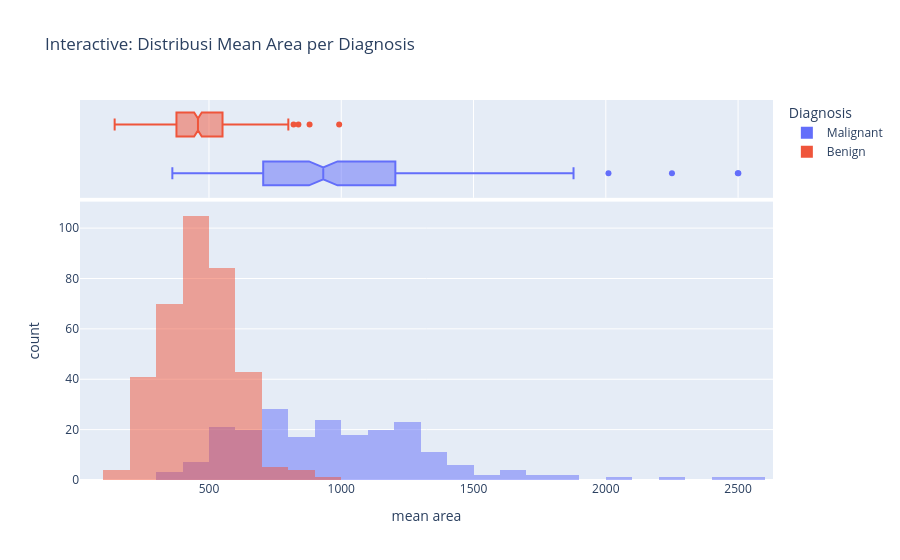

Notebook code cell kept with this figure:
### Code cell
# Interactive chart 2
fig2 = px.histogram(
    df, x="mean area", color="Diagnosis",
    marginal="box", barmode="overlay",
    title="Interactive: Distribusi Mean Area per Diagnosis"
)
fig2.show()

### Figure 1 — Plotly figure (JSON) as saved in the notebook; plotly's stock layout.template omitted (floating-point values rounded to 4 significant figures; data arrays with more than 128 entries replaced by an {"elided": "..."} marker saying what was removed)
{"data": [{"bingroup": "x", "hovertemplate": "Diagnosis=Malignant<br>mean area=%{x}<br>count=%{y}<extra></extra>", "legendgroup": "Malignant", "marker": {"color": "#636efa", "opacity": 0.5, "pattern": {"shape": ""}}, "name": "Malignant", "orientation": "v", "showlegend": true, "type": "histogram", "x": {"elided": "212 float values"}, "xaxis": "x", "yaxis": "y"}, {"hovertemplate": "Diagnosis=Malignant<br>mean area=%{x}<extra></extra>", "legendgroup": "Malignant", "marker": {"color": "#636efa"}, "name": "Malignant", "notched": true, "showlegend": false, "type": "box", "x": {"elided": "212 float values"}, "xaxis": "x2", "yaxis": "y2"}, {"bingroup": "x", "hovertemplate": "Diagnosis=Benign<br>mean area=%{x}<br>count=%{y}<extra></extra>", "legendgroup": "Benign", "marker": {"color": "#EF553B", "opacity": 0.5, "pattern": {"shape": ""}}, "name": "Benign", "orientation": "v", "showlegend": true, "type": "histogram", "x": {"elided": "357 float values"}, "xaxis": "x", "yaxis": "y"}, {"hovertemplate": "Diagnosis=Benign<br>mean area=%{x}<extra></extra>", "legendgroup": "Benign", "marker": {"color": "#EF553B"}, "name": "Benign", "notched": true, "showlegend": false, "type": "box", "x": {"elided": "357 float values"}, "xaxis": "x2", "yaxis": "y2"}], "layout": {"barmode": "overlay", "legend": {"title": {"text": "Diagnosis"}, "tracegroupgap": 0}, "title": {"text": "Interactive: Distribusi Mean Area per Diagnosis"}, "xaxis": {"anchor": "y", "domain": [0.0, 1.0], "title": {"text": "mean area"}}, "xaxis2": {"anchor": "y2", "domain": [0.0, 1.0], "matches": "x", "showgrid": true, "showticklabels": false}, "yaxis": {"anchor": "x", "domain": [0.0, 0.7326], "title": {"text": "count"}}, "yaxis2": {"anchor": "x2", "domain": [0.7426, 1.0], "matches": "y2", "showgrid": false, "showline": false, "showticklabels": false, "ticks": ""}}}
